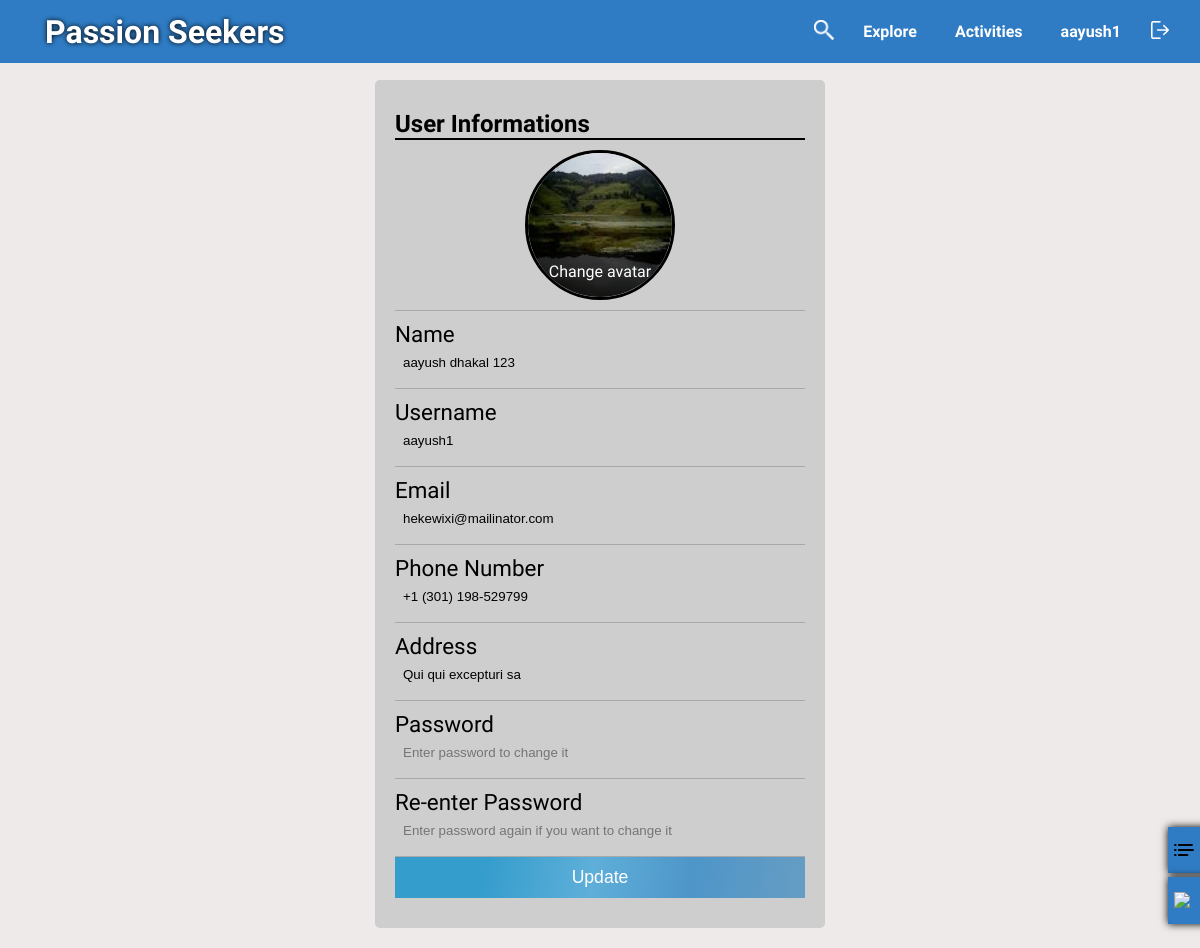
Screenshot of /profile.php (signed in) with the database file from the repository.
### tables this page shows
CREATE TABLE `tbl_users` (
  `id` int NOT NULL,
  `name` varchar(100) DEFAULT NULL,
  `username` varchar(100) NOT NULL,
  `password` varchar(100) NOT NULL,
  `email` varchar(100) NOT NULL,
  `phone_number` varchar(20) NOT NULL,
  `address` varchar(100) DEFAULT NULL,
  `avatar` varchar(100) DEFAULT NULL,
  `status` tinyint(1) NOT NULL DEFAULT '1',
  `created_at` timestamp NOT NULL DEFAULT CURRENT_TIMESTAMP,
  `updated_at` timestamp NULL DEFAULT NULL
);

### __connection.php (called while the page is built, shortened)
<?php
function mysqlCheckUsersUsername($username)
{
  $query = "SELECT * FROM tbl_users WHERE `username`='$username'";
  return $query;
}

### profile.php (the view, shortened to what this page needs)
<?php
require_once './__connection.php';
?>
<!DOCTYPE html>
<html lang="en">
<head>
   <link rel="stylesheet" href="./style/style.css">
   <link rel="stylesheet" href="./style/header-navigationBar.css">
   <link rel="stylesheet" href="./style/admin-jobs.css">
   <link rel="stylesheet" href="./style/profile.css">
</head>
<body>
   <?php
   if ($_SESSION['admin'] == true) {
      $query = mysqlCheckAdminsUsername($_SESSION['username']);
   } else {
      $query = mysqlCheckUsersUsername($_SESSION['username']);
   }
   $statusAboutUser = $connection->query($query);
   $userInfoOnArray = $statusAboutUser->fetch_assoc();
   ?>
   <header>
      <?php require_once './__navigationBar.php'; ?>
   </header>
   <?php
   if ($statusAboutUser->num_rows == 1) {
   ?>
      <section class="user__information">
         <div class="user__information__details">
            <h2 class="user__information__details__title">User Informations</h2>
            <hr style="margin: 0; border:black 1px solid;">
            <form method="POST" class="user__information__details_form" enctype="multipart/form-data">
               <div class="users__information__detail">
                  <div class="user__information__avatar">
                     <img src="./images/avatar/<?php echo isset($userInfoOnArray['avatar']) ? $userInfoOnArray['avatar'] : "default.png"; ?>" alt="profile picture">
                     <label for="upload_avatar_image" class="user__information__avatar__label">Change avatar</label>
                  </div>
               </div>
               <div class="users__information__detail">
                  <Label for="name">Name</Label>
                  <input type="text" id="name" name="name" class="users__information__detail__input" autocomplete="off" value="<?php echo $userInfoOnArray['name']; ?>">
               </div>
               <div class="users__information__detail">
                  <Label for="username">Username</Label>
                  <input type="text" id="username" name="username" class="users__information__detail__input" autocomplete="off" value="<?php echo $userInfoOnArray['username']; ?>">
               </div>
               <div class=" users__information__detail">
                  <Label for="email">Email</Label>
                  <input type="text" id="email" name="email" class="users__information__detail__input" autocomplete="off" value="<?php echo $userInfoOnArray['email']; ?>">
               </div>
               <div class="users__information__detail">
                  <Label for="phone_number">Phone Number</Label>
                  <input type="text" id="phone_number" autocomplete="off" value="<?php echo $userInfoOnArray['phone_number']; ?>" name="phone">
               </div>
               <div class="users__information__detail">
                  <Label for="address">Address</Label>
                  <input type="text" id="address" name="address" class="users__information__detail__input" autocomplete="off" value="<?php echo $userInfoOnArray['address']; ?>">
               </div>
               <div class="users__information__detail">
                  <Label for="password">Password</Label>
                  <input type="text" id="password" name="password" class="users__information__detail__input" name="password" autocomplete="off" placeholder="Enter password to change it">
               </div>
               <div class="users__information__detail">
                  <Label for="repassword">Re-enter Password</Label>
                  <input type="text" id="repassword" name="repassword" class="users__information__detail__input" autocomplete="off" placeholder="Enter password again if you want to change it">
               </div>
               <button type="submit" name="update_user" class="user__information__details__update__btn">Update</button>
            </form>
         </div>
      </section>
   <?php } ?>
</body>
</html>

### style/style.css (style rules this page uses)
* { box-sizing: border-box; padding: 0; margin: 0; }
:root { --blue: #2f7cc4; --dark-blue:#14436e; --background-color:rgb(238, 234, 234); }
body { font-family: 'Roboto Condensed',sans-serif; font-size: 1rem; background-color:var(--background-color) ; }
hr { width: 100%; margin: 20px 0; }
h2 { margin-left: 50px; }

### style/header-navigationBar.css (style rules this page uses)
header { max-width: 100vw; }

### style/profile.css (style rules this page uses)
.user__information { background: rgb(207, 206, 206); border-radius: 5px; padding: 30px 20px; margin: 80px auto 20px auto; width: 450px; }
.user__information__details { text-align: center; }
.users__information__detail { border-bottom: 1px solid rgba(0, 0, 0, 0.185); display: block; transition: all 0.3s ease; padding: 10px 0; }
.users__information__detail label, .user__information__details__title { display: block; text-align: left; margin-left: 0; }
.user__information__avatar { border: 3px solid black; border-radius: 50%; height: 150px; margin: 0 auto; position: relative; overflow: hidden; width: 150px; }
.user__information__avatar__label { bottom: 0; background: rgba(0, 0, 0, 0.493); color: white; cursor: pointer; font-size: 1rem !important; height: 45px; position: absolute; padding: 10px; left: 0; transition: all ease 0.3s; text-align: center !important; right: 0; width: 100%; }
.user__information__avatar img { width: 100%; height: 100%; }
.users__information__detail label { font-size: 1.4rem; transition: all 0.3s ease; }
.users__information__detail input { background: transparent; border: none; border-radius: 2px; padding: 8px; transition: all 0.3s ease; width: 100%; }
.user__information__details__update__btn { border: none; background: rgb(53, 157, 204); background: linear-gradient(100deg, rgba(53, 157, 204, 1) 22%, rgba(73, 169, 219, 0.8435749299719888) 48%, rgba(57, 140, 200, 0.8603816526610644) 72%, rgba(80, 147, 193, 0.835171568627451) 99%); color: white; cursor: pointer; font-size: 1.1rem; outline: none; padding: 10px; transition: all ease 0.3s; width: 100%; }

### rows the page displays
tbl_users: avatar (picture), name "aayush dhakal 123", username "aayush1", email "hekewixi@mailinator.com", phone "+1 (301) 198-529799", address "Qui qui excepturi sa"

### other values shown
$_SESSION['username'] "aayush1"
